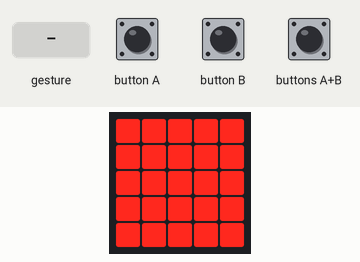
Recording of a program running on a simulated BBC micro:bit (MakeCode). Parts: the board's 5×5 LED display. Inputs (shaded band) come from the test bench. A tilt is held for 1.5 s and a shake lasts 1 s, then the board lies face up again.

Above: at 1.2 s.
1.3 s: buttons A+B pressed for 0.15 s
At 2.1 s:
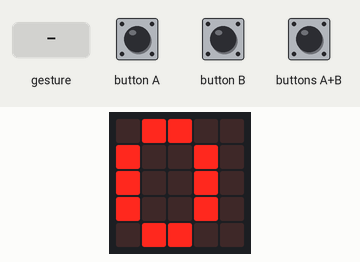
4.4 s: gesture '3g'
At 5.3 s:
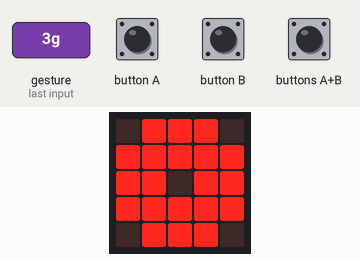
6.0 s: gesture '3g'
At 7.1 s:
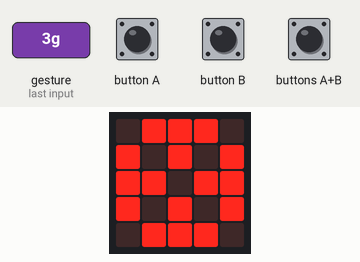
7.6 s: gesture '3g'
At 8.8 s:
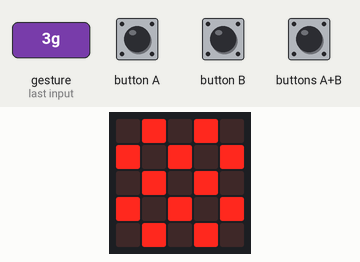
9.3 s: buttons A+B pressed for 1 s
At 10.7 s:
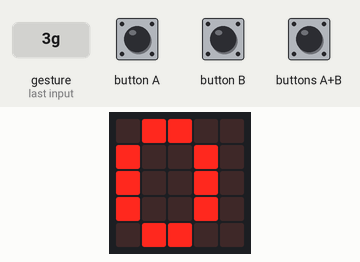
Timing chart, 0 to 12.3 s (numbered marks = the images above; inputs shaded):
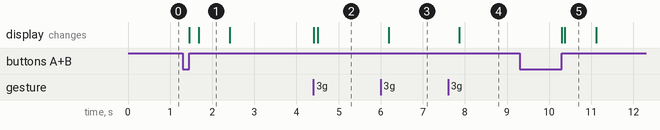

The program:

Block_a_casser.py
```python
def sons():
    if v1 == 0:
        music.play(music.builtin_playable_sound_effect(soundExpression.happy),
            music.PlaybackMode.IN_BACKGROUND)

def on_button_pressed_ab():
    basic.clear_screen()
    basic.show_number(block_casses)
    basic.pause(2000)
    basic.clear_screen()
input.on_button_pressed(Button.AB, on_button_pressed_ab)

def on_gesture_three_g():
    global _3g
    _3g += 1
input.on_gesture(Gesture.THREE_G, on_gesture_three_g)

block_casses = 0
v1 = 0
_3g = 0
v1 = 0
v2 = 0
v3 = 0
block_casses = 0

def on_forever():
    global block_casses, _3g
    if _3g == 0:
        basic.show_leds("""
            # # # # #
            # # # # #
            # # # # #
            # # # # #
            # # # # #
            """)
    elif _3g == 1:
        basic.show_leds("""
            . # # # .
            # # # # #
            # # . # #
            # # # # #
            . # # # .
            """)
    elif _3g == 2:
        basic.show_leds("""
            . # # # .
            # . # . #
            # # . # #
            # . # . #
            . # # # .
            """)
    elif _3g == 3:
        basic.show_leds("""
            . # . # .
            # . # . #
            . # . # .
            # . # . #
            . # . # .
            """)
    elif _3g == 4:
        block_casses += 1
        sons()
        basic.show_leds("""
            . # . # .
            # . # . #
            . # . # .
            # . # . #
            . # . # .
            """)
        control.wait_micros(2)
        basic.show_leds("""
            . # # # .
            # . # . #
            # # . # #
            # . # . #
            . # # # .
            """)
        control.wait_micros(2)
        basic.show_leds("""
            . # # # .
            # # # # #
            # # . # #
            # # # # #
            . # # # .
            """)
        control.wait_micros(2)
        basic.show_leds("""
            # # # # #
            # # # # #
            # # # # #
            # # # # #
            # # # # #
            """)
        _3g = 0
basic.forever(on_forever)
```

Measured:
- after the input at 1.3 s, the display: first changes after 0.15 s (image 1 shows a later state)
- after the input at 4.4 s, the display: first differs from a run without the input after 0.11 s (image 2)
- after the input at 6.0 s, the display: changes after 0.19 s (image 3)
- after the input at 7.6 s, the display: changes after 0.27 s (image 4)
- after the input at 9.3 s, the display: first changes after 1.0 s (image 5 shows a later state)
- what the display in image 1 shows lasts 0.7 s, from 1.7 s to 2.4 s
- what the display in image 5 shows lasts 0.7 s, from 10.4 s to 11.1 s
